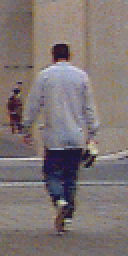
#> input picture images/per00002.ppm, 64 x 128 px (shown 2 times larger)
$ jupyter execute --allow-errors pre4.ipynb   (shell and % lines are left out)
#> lines starting #> are read from the running program, lines starting #| are printed output that depends on the picture
# Assignment 4

Welcome to the assignment for week 4.

To pass the assignment, you need to solve task 4.1 CAMSHIFT or 4.2 HOG. Solving both will unlock your BONUS point.

## Task 4: CAMSHIFT & HOG

### Task 4.1: CAMSHIFT

* Implement a function that creates a color histogram. Pass either an image and ROI, or the image underlying the ROI.
* For this purpose, a second (or third) parameter can be passed to specify the number of bins.
* Load the image "images/racecar.png" and convert the image to the HSV color space. Plot the Hue channel. (**RESULT**)

[cell 1]
from skimage import io,color
import numpy as np
from matplotlib import pyplot as plt
import matplotlib.patches as patches
import os
import warnings; warnings.simplefilter('ignore')


IMAGES_PER_ROW = 4

MIN_SATURATION_CAR = 0.2
MIN_VALUE_CAR = 0.5
MIN_SATURATION_TACO = 0.8
MIN_VALUE_TACO = 0.2

ROI_FRAME_MARGIN_CAR = 60
ROI_FRAME_MARGIN_TACO = 20


#> (the rest of this cell did not finish here and is left out)

* Display the histogram for the Hue channel for the entire image and for the RIO (x,y) = (480, 260) to (640, 350). Vary the number of bins for testing purposes (**RESULT**).

[cell 2]
fig = plt.figure(figsize=(15, 10))
ax1 = plt.subplot(1, 2, 1)
ax2 = plt.subplot(1, 2, 2)

# histCar100 = createColorHistogram(imageCar, 100, ax1)
# histCar10 = createColorHistogram(imageCar, 10, ax1)

* Implement the method outlined in the CAMSHIFT paper to create a probability distribution for a given object's hue histogram
* Create the histogram of the car from the image "racecar.png" and apply the new function to the last frame of the video (images/racecar/151.jpg) (**RESULT**)

#> (a cell that did not finish here is left out)

 * Show ROI in image!

[cell 4]
def drawROI(image, x, y, width, height, out = plt):
    currentAxis = plt.gca()
    currentAxis.add_patch(
        patches.Rectangle(
            (x, y),
            width,
            height,
            fill=False,
            edgecolor="red"
        )
    )

    out.imshow(image)

# showRoiFrame(image, 480, 260, 160, 90)

### Task 4.1.1 - Mean Shift
* Implement the Mean Shift method for a ROI as described in the lecture. Test the algorithm on the image sequences "images/racecar/*.jpg" or "images/taco/*.jpg". Select the appropriate tracking window (to reduce the file size I have reduced the images by a factor of 2, i.e. the ROI from above must be adjusted accordingly).
* Draw the trajectory of the objects as returned by Mean Shift. (**RESULT**)

[cell 5]
# code here

###  Task 4.1.2 - CAMSHIFT
* Extend your algorithm by adjusting the size of the ROI and finding the object's orientation
* Execute the algorithm again on one of the image sequences and draw an ellipse on the image, which represents the found parameters (**RESULT**)

[cell 6]
# code here

### Task 4.2: Histogram of Oriented Gradients (HOG)

* Gradients and directions: First, implement the extraction of the gradient via convolution with the Sobel kernels. Translate the two result matrices into an image containing the gradient direction (one angle per pixel). Display this image for each of the three input images above. Like it fancy? Add transparency inversely proportional to the gradient magnitude (weak gradients are transparent).

[cell 7]
pers1 = io.imread('images/per00002.ppm')
#> pers1 is the input picture: shape (128, 64, 3); mean R, G, B 126.6, 116.7, 115.8
pers2 = io.imread('images/per00007.ppm')
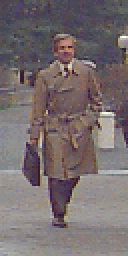
#> input picture images/per00007.ppm, 64 x 128 px (shown 2 times larger)
#> pers2 is the input picture: shape (128, 64, 3); mean R, G, B 119.4, 109, 110.5
pers3 = io.imread('images/per00014.ppm')
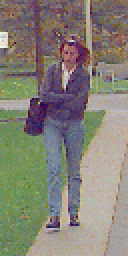
#> input picture images/per00014.ppm, 64 x 128 px (shown 2 times larger)
#> pers3 is the input picture: shape (128, 64, 3); mean R, G, B 133.1, 129.6, 118.3

fig = plt.figure()
ax1 = plt.subplot(1, 3, 1)
ax2 = plt.subplot(1, 3, 2)
ax3 = plt.subplot(1, 3, 3)

ax1.imshow(pers1)
ax2.imshow(pers2)
ax3.imshow(pers3)
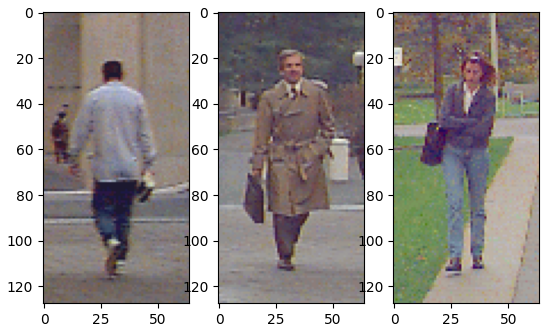
#> figure drawn by matplotlib, 3 panels

[cell 8]
from scipy import ndimage
from skimage import io, img_as_float

sobel_x = np.array([[-1, 0, 1], [-2, 0, 2], [-1, 0, 1]])
sobel_y = np.array([[1, 2, 1], [0, 0, 0], [-1, -2, -1]])


def sobel_edge_detection(image):
    """Applies the Sobel operator and returns the edge magnitude."""
    grad_x = ndimage.filters.convolve(image, sobel_x)
    grad_y = ndimage.filters.convolve(image, sobel_y)

    grad_magnitude = np.sqrt(grad_x**2 + grad_y**2)
    grad_direction = np.arctan2(grad_y, grad_x) * 180 / np.pi
    grad_direction = grad_direction%180
    return grad_magnitude, grad_direction

[cell 9]
image_paths = ['images/per00002.ppm', 'images/per00007.ppm', 'images/per00014.ppm']
fig, axs = plt.subplots(1,3, figsize=(12, 8), facecolor='w', edgecolor='k')
axs = axs.ravel()
for i,path in enumerate(image_paths):
    pers = io.imread(path)
    gray_persn=color.rgb2gray(pers)
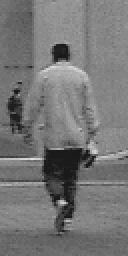
#> gray_persn: shape (128, 64) float64 (shown 2 times larger); min 0.104, max 0.875, mean 0.466
    g_mag, g_angle= sobel_edge_detection(gray_persn)
#> in sobel_edge_detection, `grad_x = ndimage.filters.convolve(image, sobel_x)`:
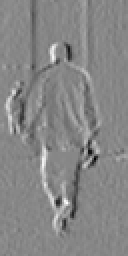
#> grad_x: shape (128, 64) float64 (shown 2 times larger); min -2.04, max 1.81, mean -0.00607; drawn with min black and max white
#> in sobel_edge_detection, `grad_y = ndimage.filters.convolve(image, sobel_y)`:
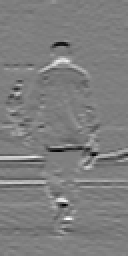
#> grad_y: shape (128, 64) float64 (shown 2 times larger); min -2.34, max 2.36, mean -0.00564; drawn with min black and max white
#> in sobel_edge_detection, `grad_magnitude = np.sqrt(grad_x**2 + grad_y**2)`:
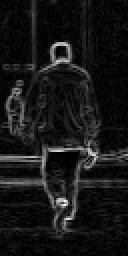
#> grad_magnitude: shape (128, 64) float64 (shown 2 times larger); min 0, max 2.68, mean 0.246; drawn with min black and max white
#> in sobel_edge_detection, `grad_direction = np.arctan2(grad_y, grad_x) * 180 / np.pi`:
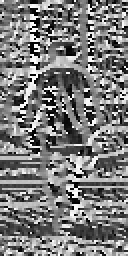
#> grad_direction: shape (128, 64) float64 (shown 2 times larger); min -180, max 180, mean -6.3; drawn with min black and max white
#> in sobel_edge_detection, `grad_direction = grad_direction%180`:
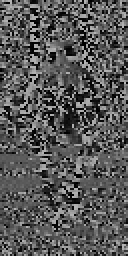
#> grad_direction: shape (128, 64) float64 (shown 2 times larger); min 0, max 180, mean 88.1
    g_angle=g_angle/255
    g_angle=img_as_float(g_angle)
    axs[i].imshow(g_angle)
    axs[i].axis('off')
    axs[i].set_title(f"Gradient Direction of image {i}",fontsize=12)
plt.show()

[cell 10]
def apply_transparency(image, magnitude):
    alpha = magnitude / magnitude.max()
    alpha = np.clip(alpha, 0, 1)  # Ensure range is [0, 1]
    return alpha

fig, axs = plt.subplots(1,3, figsize=(12, 8), facecolor='w', edgecolor='k')
axs = axs.ravel()
for i,path in enumerate(image_paths):
    pers = io.imread(path)
    gray_persn=color.rgb2gray(pers)
    g_mag, g_angle= sobel_edge_detection(gray_persn)
    g_angle=g_angle/255
    g_angle=img_as_float(g_angle)
    trans_mat= apply_transparency(pers,g_mag)
    rgba_g_angle = np.zeros((g_angle.shape[0], g_angle.shape[1], 4))
    rgba_g_angle[..., :3] = np.stack((g_angle,) * 3, axis=-1)
    rgba_g_angle[..., 3] = trans_mat  # 1.00 means fully opaque
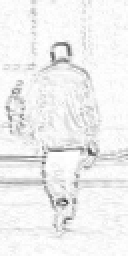
#> rgba_g_angle: shape (128, 64, 4) float64 (shown 2 times larger); mean of channels 0, 1, 2, 3 0.346, 0.346, 0.346, 0.0918; transparent parts drawn white
    axs[i].imshow(rgba_g_angle)
    axs[i].axis('off')
    axs[i].set_title(f"Gradient Direction of image {i}",fontsize=12)
plt.show()

### Task 4.2.1 Gradient orientation histograms (GOHs)

Now implement a function that generates GOHs on image cells. Pass a gradient direction image (as described above) to the function. The image cells should be 8 x 8 pixels in size. Please do not forget the voting with "bi-linear interpolation" (important!). Compute the GOH for the input image "star.png" with and without interpolation! Now rotate the image by -5° and compute both variants of the GOH again! What are the Euclidean differences of the histograms (original vs rotated) with and without interpolation? (**RESULT**)

#> (a cell that did not finish here is left out)

#> (a cell that did not finish here is left out)

[cell 13]
def compute_goh_with_bins(g_mag, g_angle, cell_size=8, hist_bins=None, interpolate=True):
    h, w = g_angle.shape
    n_bins = len(hist_bins)
    num_cells_x = w // cell_size
    num_cells_y = h // cell_size
    #print(num_cells_x,num_cells_y)
    goh = np.zeros((num_cells_y, num_cells_x, n_bins))
    bin_width = 180 / n_bins

    for i in range(num_cells_y):
        for j in range(num_cells_x):
            cell_magnitude = g_mag[i*cell_size:(i+1)*cell_size, j*cell_size:(j+1)*cell_size]
            cell_direction = g_angle[i*cell_size:(i+1)*cell_size, j*cell_size:(j+1)*cell_size]

            for m, d in zip(cell_magnitude.ravel(), cell_direction.ravel()):
                differences = np.abs(hist_bins - d)
                lower_bin = np.argmin(differences)  # Closest bin index
                if differences[lower_bin] > 0 and lower_bin + 1 < len(hist_bins):
                    upper_bin = lower_bin + 1  # The next bin
                else:
                    upper_bin = 0

                if interpolate:
                    lower_weight= (np.abs(d - hist_bins[lower_bin])/bin_width) * m
                    upper_weight = (np.abs(d - hist_bins[upper_bin])/bin_width) * m

                    goh[i, j, lower_bin] += lower_weight
                    goh[i, j, upper_bin] += upper_weight
                else:
                    goh[i, j, lower_bin] += m

    return goh

[cell 14]
from scipy.ndimage import rotate
from skimage.transform import resize
from scipy.spatial.distance import euclidean


hist_bins = np.array([10,30,50,70,90,110,130,150,170])
#> hist_bins = [10, 30, 50, 70, 90, 110, 130, 150, 170]
#> (the rest of this cell did not finish here and is left out)

#> (a cell that did not finish here is left out)

### Task 4.2.2 Block and ROI normalization and creation of the HOG descriptor
* Given a fixed size ROI (128 x 64 pixels), create a descriptor as shown in the lecture (including normalization of the blocks and the total ROI). Please reuse the precalculated cell histograms for the blocks!
* Calculate the descriptor for the three images above and for the unknown images "unknown1.png" and "unknown2.png".
* Now compare the unknowns with the three person instances and calculate the Euclidean distance of the descriptors. Which picture has a smaller distance to the persons? (**RESULT**)

[cell 16]
# code here
def normalize(vector, eps=0.00000001):
    norm_squared = np.sum(vector**2)
    normalized= vector / np.sqrt(norm_squared + eps)
    return normalized

def compute_hog_descriptor(g_mag, goh_histogram, block_size=2, cell_size=8):
    h, w = g_mag.shape
    num_cells_x = w // cell_size
    num_cells_y = h // cell_size
    descriptor = []
    for i in range(0, num_cells_y - block_size + 1, block_size// 2):
        for j in range(0, num_cells_x - block_size + 1, block_size // 2):
            block_histogram = goh_histogram[i:i+block_size, j:j+block_size].ravel()
            normalized_block = normalize(block_histogram)
            descriptor.append(normalized_block)


    descriptor = np.concatenate(descriptor)
    descriptor = normalize(descriptor)
    print(descriptor.shape)
    return descriptor

[cell 17]
image_paths = ['images/per00002.ppm', 'images/per00007.ppm', 'images/per00014.ppm', 'images/unknown1.png', 'images/unknown2.png']
results_dict={}
#> (the rest of this cell did not finish here and is left out)

#> in compute_goh_with_bins, `n_bins = len(hist_bins)`: n_bins = 9
#> in compute_goh_with_bins, `bin_width = 180 / n_bins`: bin_width = 20
    key= f'person_{i+1}'
    results_dict[key]= compute_hog_descriptor(g_mag, goh_with_iterpolation, block_size=2, cell_size=8)
#> after the loop in compute_hog_descriptor, `for i in range(0, num_cells_y - block_size + 1, block_size// 2):`: descriptor = 105 items
#> in compute_hog_descriptor, `descriptor = np.concatenate(descriptor)`: descriptor = 3780 values, max 0.965 at index 3357, min 0 at index 855, mean 0.088
#> in compute_hog_descriptor, `descriptor = normalize(descriptor)`: descriptor = 3780 values, max 0.0941 at index 3357, min 0 at index 855, mean 0.00859
#| (3780,)

[cell 18]
results_dict

[cell 19]
known_person, unknown_person = [1,2,3], [4,5]
#> known_person = [1, 2, 3]; unknown_person = [4, 5]
min_distance=[1,1,1]
#> (the rest of this cell did not finish here and is left out)
